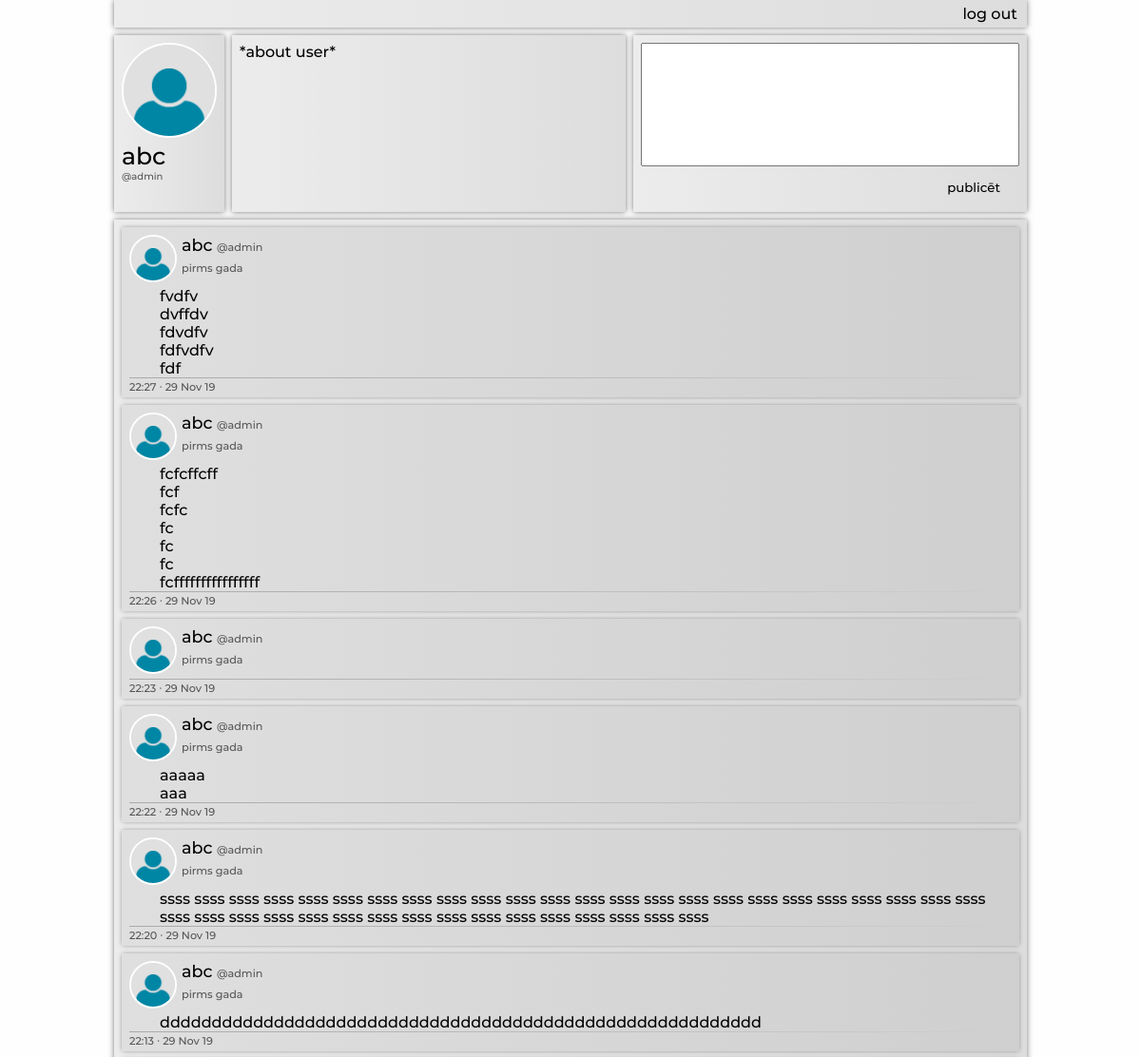
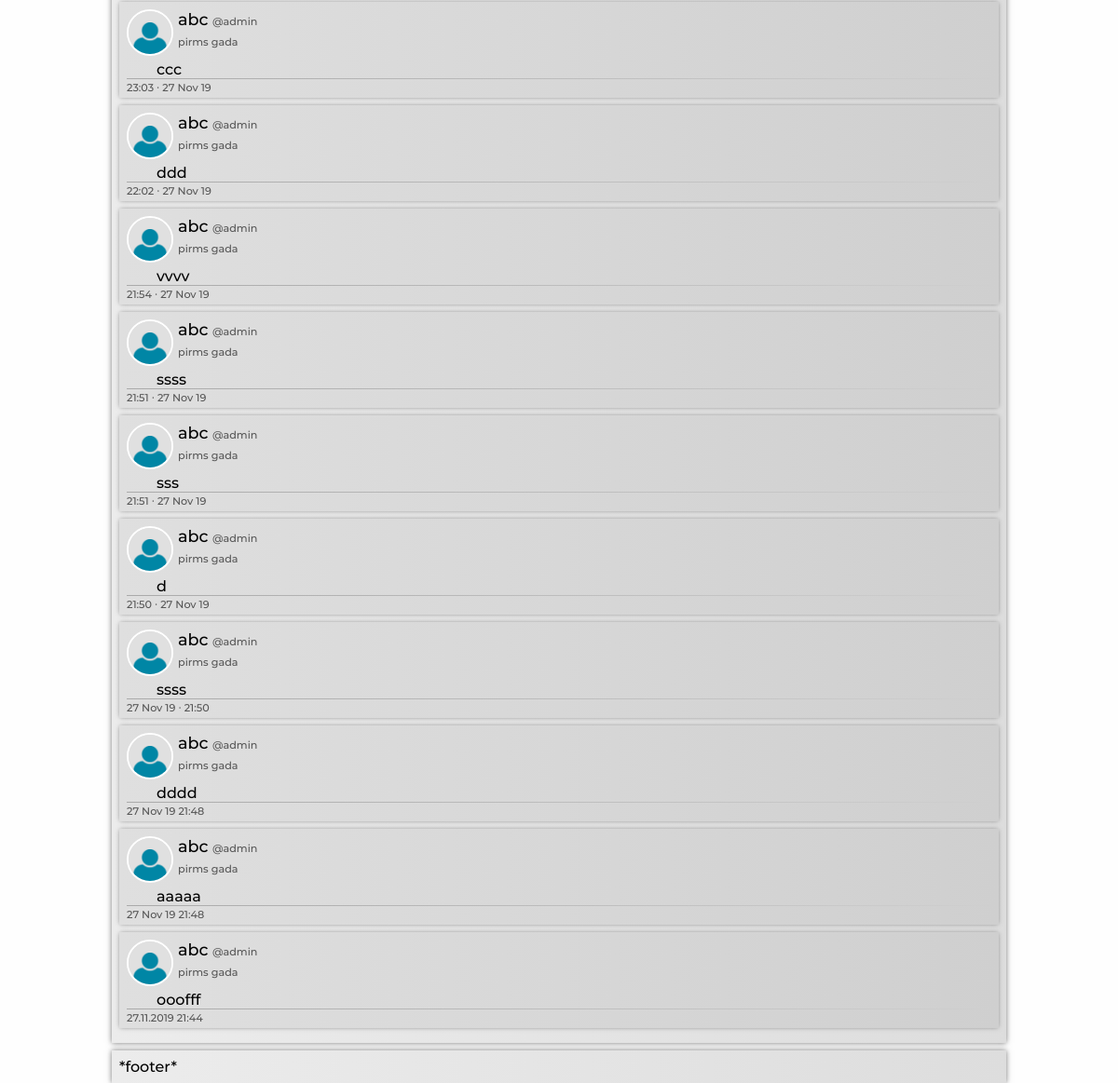
Page /loginPD/admin/admin (signed in) on the committed database (2 pictures, top to bottom).
### tables this page shows
CREATE TABLE `users` (
  `id` int(11) NOT NULL,
  `username` varchar(255) NOT NULL,
  `name` varchar(255) NOT NULL,
  `role` varchar(255) NOT NULL,
  `password` varchar(255) NOT NULL,
  `phone` int(8) NOT NULL,
  `image` varchar(255) NOT NULL
);

CREATE TABLE `posts` (
  `id` int(11) NOT NULL,
  `username` varchar(255) NOT NULL,
  `datetime` datetime NOT NULL,
  `visualdate` varchar(255) NOT NULL,
  `content` text NOT NULL
);

### loginPD/admin/admin.php (the view, shortened to what this page needs)
<?php
require_once('../connection.php');
$un = $_SESSION['username'];
$q = "SELECT * FROM `users` WHERE username='$un'";
$r = mysqli_query($conn, $q);
$user = mysqli_fetch_assoc($r);
?>
<!DOCTYPE html>
<html lang="en">
<head>
    <link rel="stylesheet" href="../index.css">
</head>
<body>
    <div id="nav">
        <div id="navbar">
            <a class="navButton" href="../logout">log out</a>
        </div>
    </div>
    <div id="wrapper">
        <div id="user">
            <img src="../<?php echo $user['image'];?>">
            <p class="name"><?php echo $user['name'];?></p>
            <p class="username">@<?php echo $user['username'];?></p>
        </div>
        <div id="about">
            *about user*
        </div>
        <div id="newPost">
            <form action="postContent" method="post">
            <textarea name="postText"></textarea>
            <input type="submit" name="submitPost" value="publicēt">
            </form>
        </div>
        <div id="feed">
            <?php
            $endDate = new DateTime(date('Y-m-d H:i:s'));
            foreach ($conn->query("SELECT * FROM `posts` ORDER BY `datetime` DESC") as $posts) {
                $startDate = new DateTime(date($posts['datetime']));
                $dateSent = $posts['visualdate'];
                $posterUsername = $posts['username'];
                $content = nl2br($posts['content']);
                $interval = $startDate->diff($endDate);
                $timeSince = reformatTime($interval);
                $q = "SELECT * FROM `users` WHERE username='$posterUsername'";
                $r = mysqli_query($conn, $q);
                $poster = mysqli_fetch_assoc($r);
                $posterImg = $poster['image'];
                $posterName = $poster['name'];
                $posterUsername = $poster['username'];
                echo"<div class='feedPost'>
                <div class='feedPoster'>
                    <img class='feedPosterImg' src='../$posterImg'>
                    <div>
                        <div class='feedPosterName'>$posterName</div>
                        <div class='feedPosterUsername'>@$posterUsername</div>
                    </div>
                    <div class='feedTimeSince'>$timeSince</div>
                </div>
                <p class='feedContent'>$content</p>
                <div class='feedPostDate'>$dateSent</div>
                </div>";
            }
            function reformatTime($input){
                $year = $input->y;
                $month = $input->m;
                $day = $input->d;
                $hour = $input->h;
                $minute = $input->i;
                if($year > 0){
                    return timeEval($year,"gada","gadiem");
                }else if($month > 0){
                    return timeEval($month,"mēneša","mēnešiem");
                }else if($day > 0){
                    return timeEval($day,"dienas","dienām");
                }else if($hour > 0){
                    return timeEval($hour,"stundas","stundām");
                }else if($minute > 0){
                    return timeEval($minute,"minūtes","minūtēm");
                }else{
                    return "tikko";
                }
            }
            function timeEval($time,$single,$multi){
                if($time == 1){
                    return "pirms $single";
                }else if($time % 10 == 1 && $time % 100 != 11){
                    return "pirms $time $single";
                }else{
                    return "pirms $time $multi";
                }
            }
            ?>
        </div>
        <div id="footer">
            *footer*
        </div>
    </div>
</body>
</html>

### loginPD/index.css (style rules this page uses)
* { box-sizing: border-box; margin:0; font-family: montserrat; }
body { background: #fefefe; }
#wrapper { margin-top:8px; min-height:100vh; display:grid; grid-template-columns: auto 1fr 1fr; grid-template-rows: auto auto 1fr auto; grid-gap: 8px; }
#wrapper>div { background-image: linear-gradient(to right,#ececec, #ddd); padding:8px; box-shadow: 0px 0px 6px #777; }
#feed,#footer { grid-column: span 3; }
#nav { background-image: linear-gradient(to right,#ececec, #ddd); display:grid; box-shadow: 0px 0px 6px #777; }
.navButton,input[type=submit] { background-image: none; background: none; text-decoration: none; color: black; float: right; border-style: none; padding: 10px 20px; }
#user img { width:100px; margin:0 auto; border-radius: 50%; border:2px solid white; }
#user .name { font-size: 25px; }
#user .username { font-size: 10px; color: #555; }
#about { grid-column: span 2; }
#newPost { grid-column: span 3; }
textarea { width:100%; height:130px; resize: none; }
.feedPost { background-image: linear-gradient(to right,#dfdfdf, #cfcfcf); padding:8px; padding-bottom:4px; margin-bottom: 8px; box-shadow: 0px 0px 5px -1px #777; }
.feedPoster { display:grid; grid-template-columns: 50px 1fr; grid-gap: 5px; height:55px; }
.feedPosterImg { border:2px solid white; margin:0; width:50px; border-radius:50%; grid-row: span 3; }
.feedPosterName { font-size: 1.1rem; }
.feedPosterName,.feedPosterUsername { display:inline-block; margin:0; }
.feedContent { margin-left:2rem; overflow-wrap: break-word; }
.feedPostDate { padding-top:3px; position: relative; font-size: 0.7rem; color: #555; }
.feedPostDate::before { content: ""; width: 100%; height: 1px; background-image: linear-gradient(to right ,#aaa, #cfcfcf); position: absolute; top:0; }
.feedPosterUsername,.feedTimeSince { font-size: 0.7rem; color: #555; }
@media (min-width: 700px) { #nav { margin: 0 10vw; } }
@media (min-width: 700px) { #wrapper { margin: 8px 10vw 0 10vw; grid-template-rows: auto 1fr auto; } }
@media (min-width: 700px) { .navButton { padding: 5px 10px; } }
@media (min-width: 700px) { #about,#newPost { grid-column: span 1; } }

### rows in the picture
users: image (placeholder picture), name "abc", username "admin"
posts: users.image (placeholder picture), users.name "abc", users.username "admin", datetime "pirms gada", content "fvdfv dvffdv fdvdfv fdfvdfv fdf", visualdate "22:27 ∙ 29 Nov 19"
posts: users.image (placeholder picture), users.name "abc", users.username "admin", datetime "pirms gada", content "fcfcffcff fcf fcfc fc fc fc fcffffffffffffffff", visualdate "22:26 ∙ 29 Nov 19"
posts: users.image (placeholder picture), users.name "abc", users.username "admin", datetime "pirms gada", visualdate "22:23 ∙ 29 Nov 19"
posts: users.image (placeholder picture), users.name "abc", users.username "admin", datetime "pirms gada", content "aaaaa aaa", visualdate "22:22 ∙ 29 Nov 19"
posts: users.image (placeholder picture), users.name "abc", users.username "admin", datetime "pirms gada", content "ssss ssss ssss ssss ssss ssss ssss ssss ssss ssss ssss ssss ssss ssss ssss ssss ssss ssss ssss ssss ssss ssss ssss ssss ssss ssss ssss ssss ssss ssss ssss ssss ssss ssss ssss ssss ssss ssss ssss ssss", visualdate "22:20 ∙ 29 Nov 19"
posts: users.image (placeholder picture), users.name "abc", users.username "admin", datetime "pirms gada", content "dddddddddddddddddddddddddddddddddddddddddddddddddddddddddd", visualdate "22:13 ∙ 29 Nov 19"
posts: users.image (placeholder picture), users.name "abc", users.username "admin", datetime "pirms gada", content "ccc", visualdate "23:03 ∙ 27 Nov 19"
posts: users.image (placeholder picture), users.name "abc", users.username "admin", datetime "pirms gada", content "ddd", visualdate "22:02 ∙ 27 Nov 19"
posts: users.image (placeholder picture), users.name "abc", users.username "admin", datetime "pirms gada", content "vvvv", visualdate "21:54 ∙ 27 Nov 19"
posts: users.image (placeholder picture), users.name "abc", users.username "admin", datetime "pirms gada", content "ssss", visualdate "21:51 ∙ 27 Nov 19"
posts: users.image (placeholder picture), users.name "abc", users.username "admin", datetime "pirms gada", content "sss", visualdate "21:51 ∙ 27 Nov 19"
posts: users.image (placeholder picture), users.name "abc", users.username "admin", datetime "pirms gada", content "d", visualdate "21:50 ∙ 27 Nov 19"
posts: users.image (placeholder picture), users.name "abc", users.username "admin", datetime "pirms gada", content "ssss", visualdate "27 Nov 19 ∙ 21:50"
posts: users.image (placeholder picture), users.name "abc", users.username "admin", datetime "pirms gada", content "dddd", visualdate "27 Nov 19 21:48"
posts: users.image (placeholder picture), users.name "abc", users.username "admin", datetime "pirms gada", content "aaaaa", visualdate "27 Nov 19 21:48"
posts: users.image (placeholder picture), users.name "abc", users.username "admin", datetime "pirms gada", content "ooofff", visualdate "27.11.2019 21:44"
